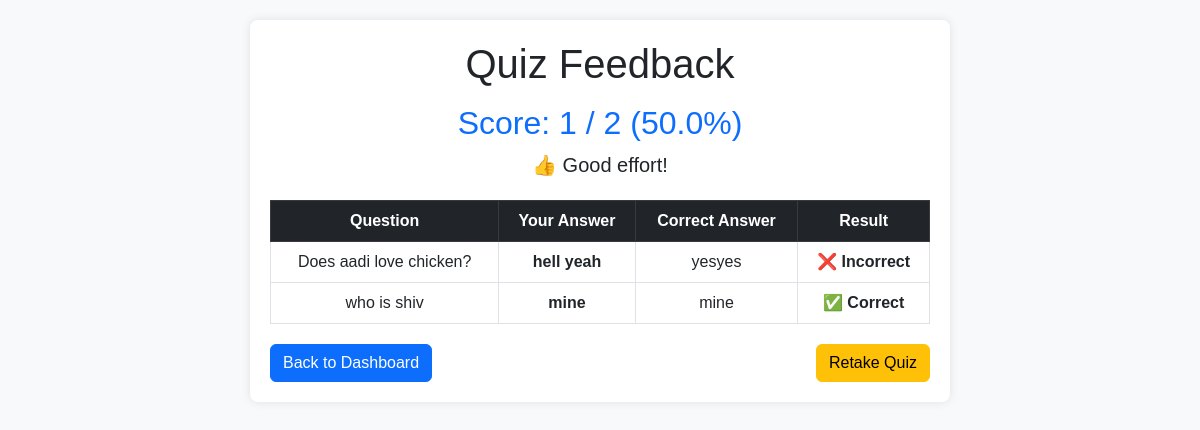
Screenshot of /quiz_feedback/1 (signed in) with the database file from the repository.
### models/models.py (models this page shows)
class Question(db.Model):
    id = db.Column(db.Integer, primary_key=True)
    quiz_id = db.Column(db.Integer, db.ForeignKey('quiz.id'), nullable=False)
    question_statement = db.Column(db.Text, nullable=False)
    optionA = db.Column(db.String(200))
    optionB = db.Column(db.String(200))
    optionC = db.Column(db.String(200))
    optionD = db.Column(db.String(200))
    correct_option = db.Column(db.String(200))

### app.py (the view)
@app.route('/quiz_feedback/<int:quiz_id>')
def quiz_feedback(quiz_id):
    if 'user_id' not in session:
        flash("Please log in to view quiz feedback.", "error")
        return redirect(url_for('login'))
    user_id = session['user_id']
    quiz = Quiz.query.get_or_404(quiz_id)
    questions = Question.query.filter_by(quiz_id=quiz_id).all()
    if not questions:
        flash("No questions found for this quiz.", "error")
        return redirect(url_for('dashboard'))
    responses = UserResponse.query.filter_by(user_id=user_id, quiz_id=quiz_id).all()
    print(f"Quiz ID: {quiz_id}")
    print(f"Questions found: {len(questions)}")
    print(f"User Responses found: {len(responses)}")
    response_dict = {resp.question_id: resp for resp in responses}
    feedback = []
    correct_count = 0
    def get_option_value(question, option_key):
        return getattr(question, f'option{option_key}', "Invalid Option")
    for question in questions:
        user_response = response_dict.get(question.id)
        selected_option_key = user_response.selected_answer if user_response else "No Answer"
        correct_option_key = question.correct_option  # Assuming it's stored as 'A', 'B', 'C', or 'D'
        selected_answer = get_option_value(question, selected_option_key) if user_response else "No Answer"
        correct_answer = get_option_value(question, correct_option_key)
        is_correct = user_response.is_correct if user_response else False
        if is_correct:
            correct_count += 1
        feedback.append({
            "question": question.question_statement,
            "selected": selected_answer,
            "correct": correct_answer,
            "is_correct": is_correct
        })
    total_questions = len(questions)
    percentage = (correct_count / total_questions) * 100 if total_questions > 0 else 0
    return render_template(
        "quiz_feedback.html",
        quiz_id=quiz_id,
        feedback=feedback,
        correct_count=correct_count,
        total=total_questions,
        percentage=round(percentage, 2)
    )

### templates/quiz_feedback.html (shortened to what this page needs)
<!DOCTYPE html>
<html lang="en">
<head>
    <link rel="stylesheet" href="https://cdnjs.cloudflare.com/ajax/libs/bootstrap/5.3.0/css/bootstrap.min.css">
</head>
<body>
    <div class="container text-center">
        <h1 class="mb-3">Quiz Feedback</h1>
        <h2 class="text-primary">Score: {{ correct_count }} / {{ total }} ({{ percentage }}%)</h2>
        <p class="lead">{% if percentage >= 80 %}🎉 Excellent!{% elif percentage >= 50 %}👍 Good effort!{% else %}📚 Keep practicing!{% endif %}</p>
        <table class="table table-bordered">
            <thead class="table-dark">
                <tr>
                    <th>Question</th>
                    <th>Your Answer</th>
                    <th>Correct Answer</th>
                    <th>Result</th>
                </tr>
            </thead>
            <tbody>
                {% for item in feedback %}
                <tr>
                    <td>{{ item.question }}</td>
                    <td class="{% if item.selected == 'No Answer' %}no-answer{% elif item.is_correct %}correct{% else %}incorrect{% endif %}">
                        {{ item.selected if item.selected else "No Answer" }}
                    </td>
                    <td>{{ item.correct }}</td>
                    <td class="{% if item.is_correct %}correct{% else %}incorrect{% endif %}">
                        {% if item.is_correct %}
                            ✅ Correct
                        {% elif item.selected == "No Answer" %}
                            ⚠️ No Answer
                        {% else %}
                            ❌ Incorrect
                        {% endif %}
                    </td>
                </tr>
                {% endfor %}
            </tbody>
        </table>
        <div class="btn-container">
            <a href="{{ url_for('user_dashboard') }}" class="btn btn-primary">Back to Dashboard</a>
            <a href="{{ url_for('attempt_quiz', quiz_id=quiz_id) }}" class="btn btn-warning">Retake Quiz</a>
        </div>
    </div>
</body>
</html>

### templates/quiz_feedback.html (style rules this page uses)
body { font-family: Arial, sans-serif; background-color: #f8f9fa; padding: 20px; }
.container { max-width: 700px; margin: auto; background: white; padding: 20px; border-radius: 8px; box-shadow: 0 0 10px rgba(0, 0, 0, 0.1); }
.correct { color: green; font-weight: bold; }
.incorrect { color: red; font-weight: bold; }
table { width: 100%; margin-top: 20px; }
th, td { padding: 10px; text-align: center; }
.btn-container { margin-top: 20px; display: flex; justify-content: space-between; }

### rows the page displays
Question: question "Does aadi love chicken?", optionB "hell yeah", correct "yesyes", shows "❌ Incorrect"
Question: question "who is shiv", optionA "mine", correct "mine", shows "✅ Correct"

### other values shown
{{ correct_count }} "1"
{{ total }} "2"
{{ percentage }} "50.0"
